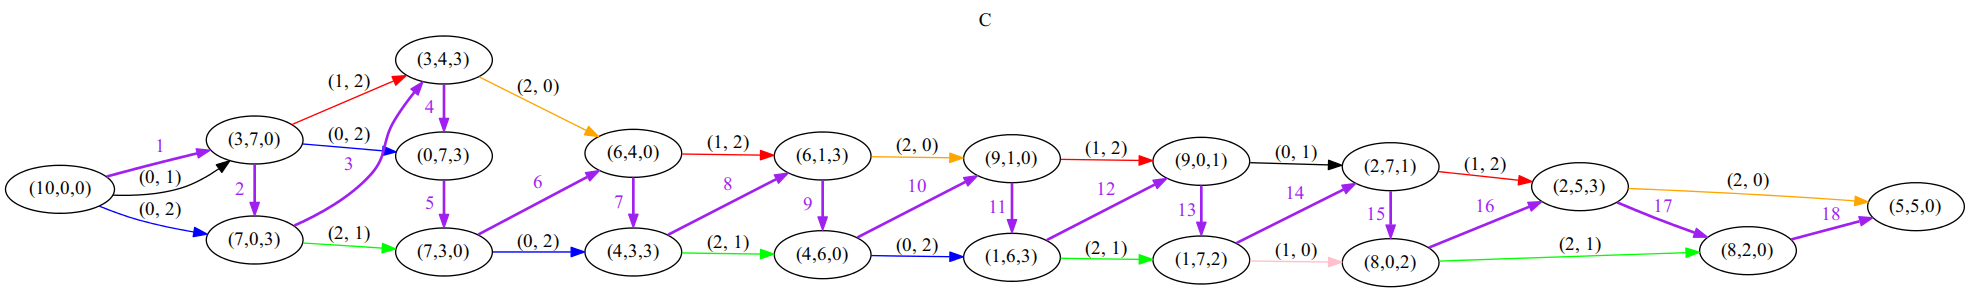

Write Python code to recreate this figure.
#/usr/bin/python
import itertools
import random
import string

explored = [(10,0,0)]
exp_ids = [((10,0,0),'start')]
levels = [[((10,0,0),'start')]]
capacity =[10,7,3]
operators = {i for i in list(itertools.product([0,1,2],[0,1,2])) if i[0]!=i[1]}

def drop_water(state_tp, src, dest, level):

    if state_tp[0][src]>0 and state_tp[0][dest]<capacity[dest]:

        state = list(state_tp[0]) # make it list

        if state[src] > capacity[dest]-state[dest]:     # with remain
            state[src] -= capacity[dest]-state[dest]
            state[dest] = capacity[dest]
        else:                                           # no remain
            state[dest] += state[src]
            state[src] = 0

        new_state_tp = tuple(state)   # make it tuple again

        if new_state_tp in explored:
            id = ''.join(random.choice(string.ascii_lowercase) for x in range(10))
            node = (new_state_tp, id)
        #    add_to_graph(state_tp, node, (src, dest),1)

        if new_state_tp is not None and new_state_tp not in explored:
            explored.append(new_state_tp)
            id = ''.join(random.choice(string.ascii_lowercase) for x in range(10))
            node = (new_state_tp, id)
            exp_ids.append(node)
            levels[level].append(node)
            add_to_graph(state_tp, node, (src, dest),0)

        if (new_state_tp[0]==5 and new_state_tp[1]==5):return 1
        return 0

def add_to_graph(t1, t2, s, c):
    colorMap = {(0,1):'black',
                (1,2):'red',
                (2,1):'green',
                (2,0):'orange',
                (1,0):'pink',
                (0,2):'blue'}

    label1 = '"('+str(t1[0][0])+','+str(t1[0][1])+','+str(t1[0][2])+')"'
    node1 = t1[1]
    f.write( node1 + ' [label='+label1+']\n')
    label2 = '"('+str(t2[0][0])+','+str(t2[0][1])+','+str(t2[0][2])+')"'
    node2 = t2[1]
    f.write( node2 + ' [label='+label2+']')
    if c==1: f.write('[style=filled]')
    f.write( '\n')
    f.write(node1 + '->' + node2 + ' [color = ' + colorMap[s] + ']'+'[label="'+str(s) +'"]\n')

def gentree():
    index = 0
    for level in levels:
        levels.append([])
        index += 1
        for node in level:
            for op in operators:
                if drop_water(node, op[0], op[1], index)==1:return

        f.write("{rank=same; ")
        for i in level:
            f.write(i[1]+' ')
        f.write("}\n")



f = open('tree.dot','w')
f.write('digraph unix {\n')
f.write('rankdir = LR \n')
f.write('labelloc="t";\nlabel="C";\n')
gentree()
# monopati skepsis
for i in range(len(exp_ids)-1):
    f.write(exp_ids[i][1] + '->' + exp_ids[i+1][1] + ' [label = ' + str(i+1) +'][penwidth=2.0][color = purple][fontcolor = purple]\n')
f.write('}\n')
f.close()
